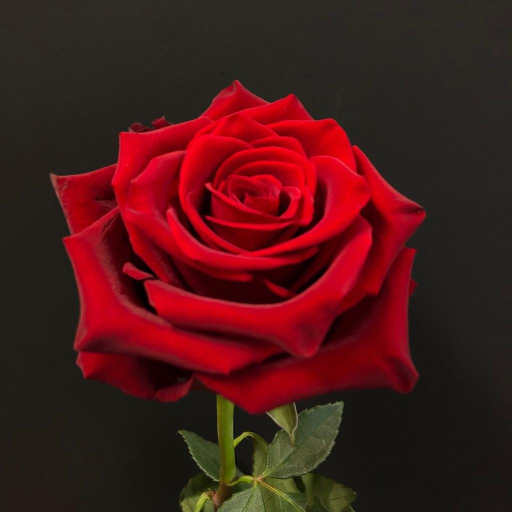
#> input picture BE Computer/Semester/Sem-VII/Image-Processing-n-Pattern-Recognition/IPPR-Lab/Histogram/Day1/pictures/rose.jpg, 1024 x 1024 px, found by its file name (shown at 1/2 size)
$ python otsu.py
#> lines starting #> are read from the running program, lines starting #| are printed output that depends on the picture; after the words box and inside, x2 and y2 are one past the last pixel; in counts of white or black regions, pixels touching at a corner belong together
# Histogram
# Otsu's Thresholding (Within-class variance)
# ============================Khom===================

# Digital Image Processing 5.1 :

import numpy as np
from cv2 import cv2
from numpy.lib.type_check import imag

rose = cv2.imread(r"C:\Users\ACER\Desktop\myProj\what-I-learnt-as-a-Computer-Engineering-Student\BE Computer\Semester\Sem-VII\Image-Processing-n-Pattern-Recognition\IPPR-Lab\Histogram\Day1\pictures\rose.jpg")
#> rose is the input picture: shape (1024, 1024, 3); mean B, G, R 25, 25.3, 74.4

rose = cv2.resize(rose, (800,600))
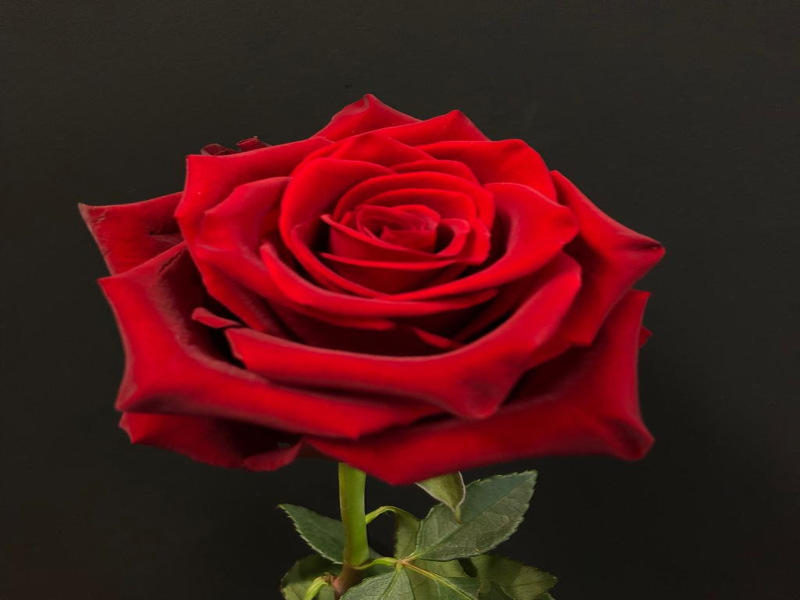
#> rose: shape (600, 800, 3); mean B, G, R 24.9, 25.3, 74.4

rose_gray = cv2.cvtColor(rose, cv2.COLOR_BGR2GRAY)
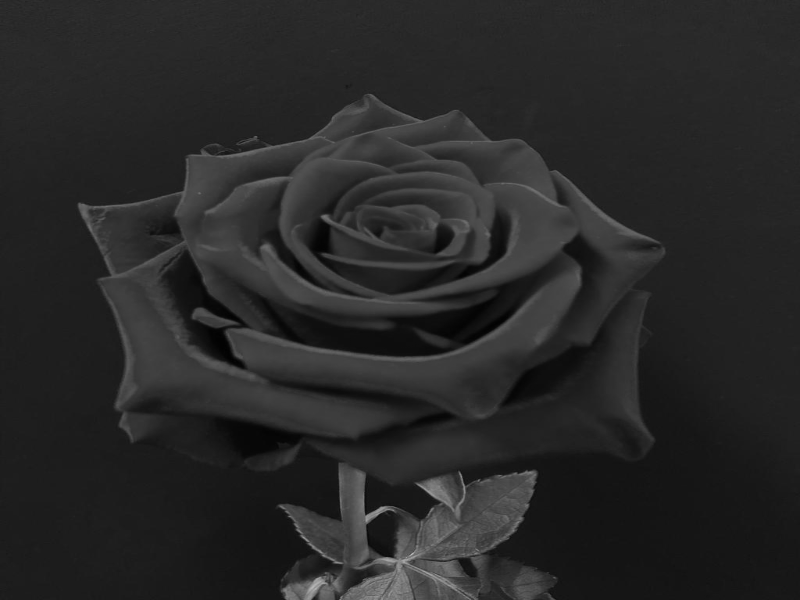
#> rose_gray: shape (600, 800); min 1, max 187, mean 39.9
cv2.imshow('binary', rose_gray)
# cv2.waitKey(0)

histg = cv2.calcHist(rose_gray, [0], None, [255], [0,255])
#> histg = 255 values, max 232 at index 42, min 0 at index 0, mean 3.14
print(histg)
#> (printed output is left out)

# now finding within-class variance
within = []
between = []
for i in range(len(histg)):
    d = 0
    x,y = np.split(histg, [i])
    x1 = np.sum(x)/(rose.shape[0] * rose.shape[1])  # weight of class 1
    y1 = np.sum(y)/(rose.shape[0] * rose.shape[1])

    x2 = np.sum([j*t for j,t in enumerate(x)])/np.sum(x)  # t-pixels & j-indexing values. here, x2 & y2 are mean values
    x2 = np.nan_to_num(x2)
    y2 = np.sum([(j+d)*(t) for j,t in enumerate(y)])/np.sum(y)

    x3 = np.sum([(j-x2)**2*t for j,t in enumerate(x)])/np.sum(x)  # find variance
    # print(x3)  # prints nan value also so we need to change nan values to zeros as
    x3 = np.nan_to_num(x3)
    # print(x3)
    y3 = np.sum([(j+d-y2)**2*t for j,t in enumerate(y)])/np.sum(y)
    d = d+1
    within.append(x1*x3 + y1*y3)
    between.append(x1*y1*(x2-y2)*(x2-y2))
#> this loop made 255 passes
#> (x1, y1, x2, y2, x3, y3) on passes 1, 18, 19: (0, 0.00167, 0, 41.91, 0, 2.48), (0, 0.00167, 0, 24.91, 0, 2.48), (0, 0.00167, 0, 23.91, 0, 2.48)
#> after the loop, between = 255 items, first 6: 0, 0, 0, 0, 0, 0; within = 255 items, first 6: 0.00414, 0.00414, 0.00414, 0.00414, 0.00414, 0.00414

m = np.argmin(within)
#> m = 51
n = np.argmax(between)
#> n = 51
print(m)
#| 51
print(n)
#| 51

(thresh, Bin) = cv2.threshold(rose_gray, m, 255, cv2.THRESH_BINARY)
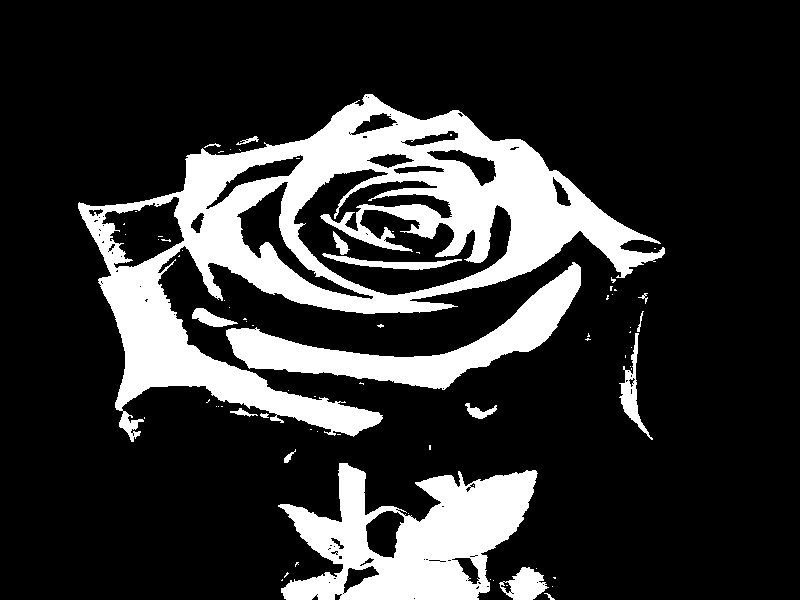
#> Bin: shape (600, 800); 19.7% white; 75 white regions (58 under 20 px), largest, box (x1, y1, x2, y2) and area: (78, 94, 665, 442) 59574, (278, 463, 538, 600) 19495, (226, 262, 581, 390) 11388
#> thresh = 51
cv2.imshow('Otsu', Bin)
cv2.waitKey(0)
